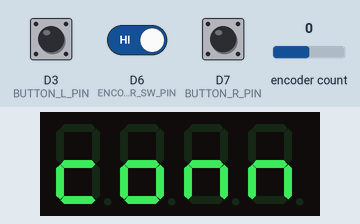
This program was run on a simulated ESP8266 (Wemos D1 mini). On the bench: 4-digit seven-segment display. Inputs (shaded band) come from the test bench; at power-on: encoder count 0, D3 (BUTTON_L_PIN) HIGH, D7 (BUTTON_R_PIN) HIGH, D6 (ENCODER_SW_PIN) HIGH. WiFi joins after 1.5 s; servers stay silent unless stated; what the program prints to the serial monitor is not drawn.

Above: at 1.2 s.
1.3 s: encoder count set to -1
At 2.6 s:
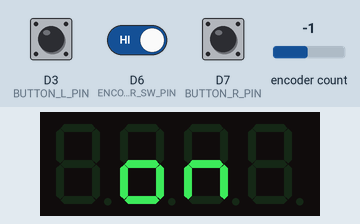
3.4 s: D3 (BUTTON_L_PIN) pulled LOW for 0.15 s
At 3.57 s:
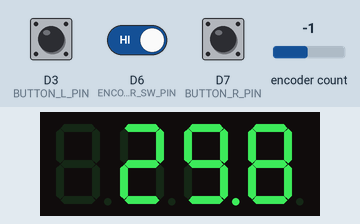
4.1 s: D3 (BUTTON_L_PIN) pulled LOW for 1 s
At 4.17 s:
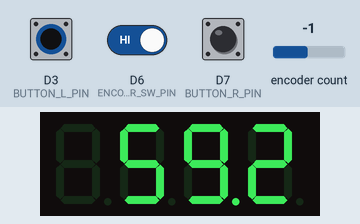
5.7 s: D7 (BUTTON_R_PIN) pulled LOW for 0.15 s
At 6.9 s:
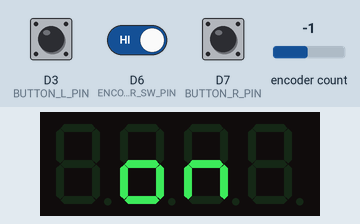
7.3 s: encoder count set to 0
At 8.7 s:
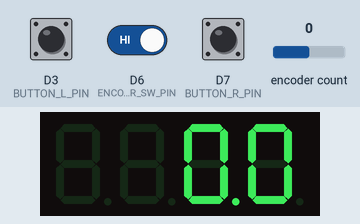
9.0 s: encoder count set to 1
At 9.5 s:
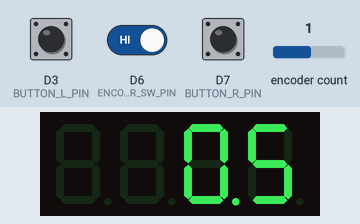
Timing chart, 0 to 11.5 s (numbered marks = the images above; inputs shaded):
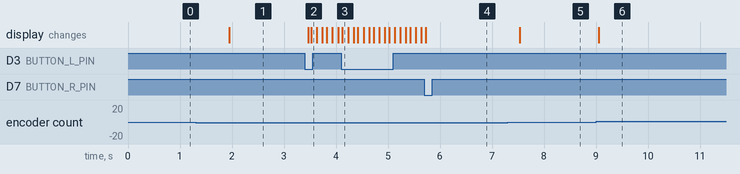

Measured:
- after the input at 1.3 s, the display: changes after 0.65 s (image 1)
- after the input at 3.4 s, the display: first changes after 0.06 s (image 2 shows a later state)
- after the input at 5.7 s, the display: changes at once (image 4)
- after the input at 7.3 s, the display: changes after 0.23 s (image 5)
- after the input at 9.0 s, the display: changes after 0.05 s (image 6)

The program:

main.cpp
```cpp
#include <Arduino.h>
#include <Encoder.h>
#include <Button.h>
#include <Switch.h>
#include <TM1637Display.h>


#define ENCODER_SW_PIN D6
#define ENCODER_DT_PIN D5
#define ENCODER_CLK_PIN D4
#define LED_DIO D1
#define LED_CLK D2
#define BUTTON_L_PIN D3
#define BUTTON_R_PIN D7

const uint8_t SEG_ON[] = {
  0,
	SEG_E | SEG_G | SEG_C | SEG_D,   // o
	SEG_C | SEG_E | SEG_G,           // n
  0,
	};
const uint8_t SEG__ON_[] = {
  SEG_D,                           // _
	SEG_E | SEG_G | SEG_C | SEG_D,   // o
	SEG_C | SEG_E | SEG_G,           // n
  SEG_D,                           // _
	};
const uint8_t SEG_CONN[] = {
	SEG_E | SEG_G | SEG_D,           // c
	SEG_E | SEG_G | SEG_C | SEG_D,   // o
	SEG_C | SEG_E | SEG_G,           // n
	SEG_C | SEG_E | SEG_G,           // n
	};
TM1637Display ledDisplay(LED_CLK, LED_DIO);


// --- buttons ---
volatile bool leftButtonWasPressed = false;
void leftButtonPressed() { leftButtonWasPressed = true; }
Button leftButton(BUTTON_L_PIN, leftButtonPressed);

volatile bool encoderButtonWasPressed = false;
void encoderButtonPressed() { encoderButtonWasPressed = true; }
Button encoderButton(ENCODER_SW_PIN, encoderButtonPressed);

volatile bool buttonWasPressed = false;
void buttonPressed() { buttonWasPressed = true; }
Button button(BUTTON_R_PIN, buttonPressed);

// --- encoder ---
Encoder encoder(ENCODER_DT_PIN, ENCODER_CLK_PIN);
unsigned long lastEncoderChange = 0;
int lastEncoderValue = 0;
int encoderRefValue = 0;
int encoderAccum = 0;

// --- timer ---
unsigned long timerDoneTime = 0;
unsigned long silentTimerDoneTime = 0;

// --- ui ---
int setTime = 0; // displayed time
bool fastMode = true; // 5x speed for encoder time setting

// --- wifi switch ---
unsigned long lastSwitchChange = 0;
bool switchState = false;


long timerRemaining(unsigned long timerDoneTime) {
  return timerDoneTime - millis();
}

void updateEncoder() {
  int encoderValue = encoder.read();

  if (encoderValue != lastEncoderValue) {
    lastEncoderChange = millis();
    lastEncoderValue = encoderValue;
  }

  int encoderDelta = encoderValue - encoderRefValue;
  int setTimeDelta = (encoderDelta + 2 + 40) / 4 - 10; // adding the 40 to always round down
  if (fastMode) {
    setTimeDelta *= 5;
  }
  setTime = setTimeDelta + encoderAccum ; // in 1/10 s

  // negative set time turns the switch on
  // this avoids the set time going too low, limit is -1 or -5 in fast mode
  if (fastMode) {
    if (setTime < 0) {
      encoderAccum = (setTime + 1) % 5 - 1 - setTimeDelta;
    }
  } else {
    encoderAccum = max(-1 * setTimeDelta - 1, encoderAccum);
  }

  // adjust reference, in case encoder gets out of alignment (4 per click)
  if ((millis() - lastEncoderChange > 500) && encoderDelta != 0) {
    encoderAccum = setTime;
    encoderRefValue = encoderValue;
  }
}

// time is in ms
void displayTime(int time) {
  if (time >= 1000) {
    ledDisplay.showNumberDecEx(time / 100, 0b00100000, false);
  } else {
    ledDisplay.showNumberDecEx(0, 0b00100000, false, 3, 0); // __0.
    ledDisplay.showNumberDecEx(time / 100, 0b000000, true, 1, 3); // x
  }
}

void setup() {
  Serial.begin(115200);
  encoderRefValue = encoder.read();
  lastEncoderValue = encoderRefValue;
  ledDisplay.setBrightness(0, true);
}

void loop() {
  /*unsigned long loopStart = millis();*/
  if (WiFi.status() != WL_CONNECTED) {
    Serial.println("WiFi not connected, trying to connect");
    ledDisplay.setSegments(SEG_CONN);
    connectWiFi();
    switchState = getState();
    return;
  }

  updateEncoder();

  long remainingTimerTime = timerRemaining(timerDoneTime);
  long remainingSilentTimerTime = timerRemaining(silentTimerDoneTime);

  // cancel silent timer if running, otherwise start or cancel normal timer
  if (buttonWasPressed) {
    buttonWasPressed = false;

    if (remainingSilentTimerTime > 0) { // cancel silent timer
      silentTimerDoneTime = millis() - 1;
    } else {
      if (remainingTimerTime > 0) { // cancel timer
        timerDoneTime = millis() - 1;
        setState(false);
      } else {
        if (setTime > 0) { // start timer
          int timerDuration = setTime * 100;
          setTimer(timerDuration);
          timerDoneTime = millis() + timerDuration;
        }
      }
    }
  }

  // add 30s to silent timer
  if (leftButtonWasPressed) {
    leftButtonWasPressed = false;

    if (remainingSilentTimerTime < 0) {
      silentTimerDoneTime = millis();
    }
    silentTimerDoneTime += 30 * 1000;
  }

  // toggle fast mode
  if (encoderButtonWasPressed) {
    encoderButtonWasPressed = false;
    fastMode = !fastMode;
    encoderAccum = setTime;
    encoderRefValue = encoder.read();
  }

  bool shouldBeOn = setTime < 0;
  // update switch state if necessary
  if (shouldBeOn != switchState) {
    if (millis() - lastSwitchChange > 100) {
      switchState = shouldBeOn;
      setState(switchState);
      lastSwitchChange = millis();
    }
  }

  // display stuff
  if (remainingSilentTimerTime > 0) {
      /*Serial.println("Silent time left: " + String(remainingSilentTimerTime / 1000.f));*/
    displayTime(remainingSilentTimerTime);
  } else {
    if (remainingTimerTime > 0) {
      /*Serial.println("Time left: " + String(remainingTimerTime / 1000.f));*/
      displayTime(remainingTimerTime);
    } else {
      if (shouldBeOn) {
        /*Serial.println("Switch is on");*/
        ledDisplay.setSegments(SEG_ON);
      } else {
        /*Serial.println("Set time: " + String(setTime / 10.f) + " s");*/
        displayTime(setTime * 100);
      }
    }
  }

  /*unsigned long loopDuration = millis() - loopStart;*/
  /*Serial.println("Loop duration: " + String(loopDuration) + " ms");*/

}
```

Button.h
```cpp
#include <Arduino.h>


class Button{
private:
  int pin;
  void (*callback)(void);
  const long debounceDelay = 500;
  volatile unsigned long lastButtonPress = 0;

  void buttonPressed(){
    if (millis() - lastButtonPress > debounceDelay){
      lastButtonPress = millis();
      callback();
    }
  }

public:
  static void IRAM_ATTR forwardButtonPressed(void *instance){
    ((Button*)instance)->buttonPressed();
  }

  Button(int pin, void (*callback)(void)){
    this->pin = pin;
    this->callback = callback;
    pinMode(pin, INPUT_PULLUP);
    attachInterruptArg(digitalPinToInterrupt(pin), forwardButtonPressed, this, FALLING);
  }

};
```

Switch.h
```cpp
#include <Arduino.h>
#include <ESP8266WiFi.h>
#include <ESP8266HTTPClient.h>


const char* ssid = "enl_timer_ap";
const char* password = "ZumBilderGrossMache";
IPAddress switchIP(192, 168, 1, 1);


WiFiClient client;
HTTPClient http;


void connectWiFi() {
  WiFi.mode(WIFI_STA);
  WiFi.begin(ssid, password);

  Serial.print("Connecting to WiFi");
  while (WiFi.status() != WL_CONNECTED) {
    delay(500);
    Serial.print(".");
  }
  Serial.println();
  Serial.println("Connected to WiFi");
  Serial.print("IP Address: ");
  Serial.println(WiFi.localIP());
}

bool getState() {
  bool state = false;
  String url = "http://" + switchIP.toString() + "/state";

  http.begin(client, url);
  int httpCode = http.GET();
  Serial.println("HTTP Response code: " + String(httpCode));

  if (httpCode > 0) {
    String payload = http.getString();
    Serial.println("Response payload: " + payload);
    state = payload == "ON";
  } else {
    Serial.println("Error on HTTP request");
  }

  http.end();
  return state;
}

void setState(bool state) {
  String stateString = state ? "on" : "off";
  String url = "http://" + switchIP.toString() + "/" + stateString;
  http.begin(client, url);
  int httpCode = http.GET();
  Serial.println("HTTP Response code: " + String(httpCode));
  http.end();
}

void setTimer(unsigned long millis) {
  String url = "http://" + switchIP.toString() + "/timer?miliseconds=" + String(millis);
  http.begin(client, url);
  int httpCode = http.GET();
  Serial.println("HTTP Response code: " + String(httpCode));
  http.end();
}
```
